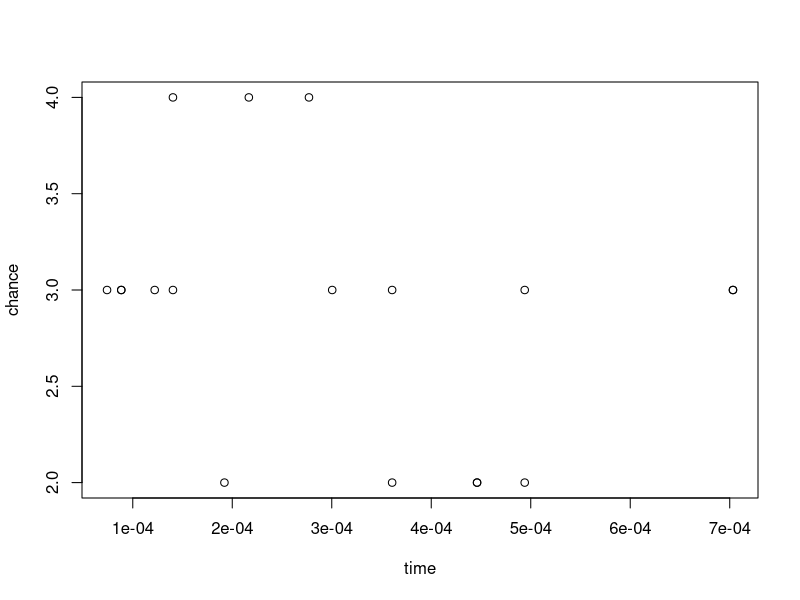
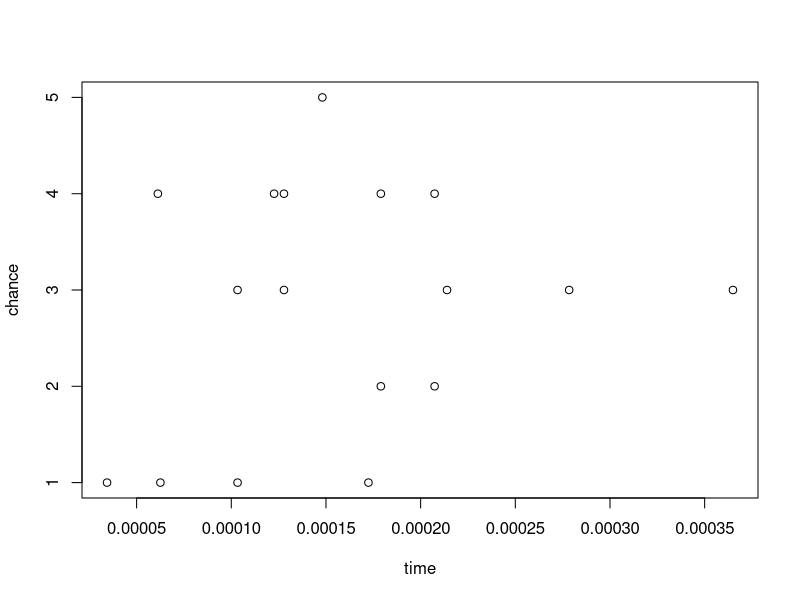

Generate these figures, in order, with R:
rpi <- read.csv('possesion_event_q2_rpi.csv', fileEncoding="UTF-8-BOM")
rpia <- rpi$RPIA
rpib <- rpi$RPIB
rpiduration <- rpi$duration
oppo <- read.csv('possesion_event_q2_oppo.csv', fileEncoding="UTF-8-BOM")
oppoa <- oppo$OPPOA
oppob <- oppo$OPPOB
oppoduration <- oppo$duration
shot_for <- read.csv('possesion_event_q2_for.csv', fileEncoding="UTF-8-BOM")
forchance <- matrix(shot_for$Chance)
shot_for <- shot_for$Shot_for
shot_against <- read.csv('possesion_event_q2_against.csv', fileEncoding="UTF-8-BOM")
againstchance <- matrix(shot_against$Chance)
shot_against <- shot_against$Shot_against

formatrix <- matrix(nrow = 18, ncol = 2)
f <- 0
for (i in (1:length(shot_for)))
{
  for ( j in (1:length(rpia)))
  {
    if (rpia[j] < shot_for[i] && rpib[j] > shot_for[i])
    {
      f <- f + 1
      formatrix[f, 1] = rpiduration[j]
      if (forchance[i] == 'no')
      {
        formatrix[f, 2] = 1
      }
      if (forchance[i] == 'wide')
      {
        formatrix[f, 2] = 2
      }
      if (forchance[i] == 'yes')
      {
        formatrix[f, 2] = 3
      }
      if (forchance[i] == 'blocked')
      {
        formatrix[f, 2] = 4
      }
      if (forchance[i] == 'goal')
      {
        formatrix[f, 2] = 5
      }
    }
  }
}


againstmatrix <- matrix(nrow = 17, ncol = 2)
f <- 0
for (i in (1:length(shot_against)))
{
  for ( j in (1:length(oppoa)))
  {
    if (oppoa[j] < shot_against[i] && oppob[j] > shot_against[i])
    {
      f <- f + 1
      againstmatrix[f, 1] = oppoduration[j]
      if (againstchance[i] == 'no')
      {
        againstmatrix[f, 2] = 1
      }
      if (againstchance[i] == 'wide')
      {
        againstmatrix[f, 2] = 2
      }
      if (againstchance[i] == 'yes')
      {
        againstmatrix[f, 2] = 3
      }
      if (againstchance[i] == 'blocked')
      {
        againstmatrix[f, 2] = 4
      }
      if (againstchance[i] == 'goal')
      {
        againstmatrix[f, 2] = 5
      }
    }
  }
}

plot(formatrix[, 1], formatrix[, 2], xlab = 'time', ylab = 'chance')
plot(againstmatrix[, 1], againstmatrix[, 2], xlab = 'time', ylab = 'chance')